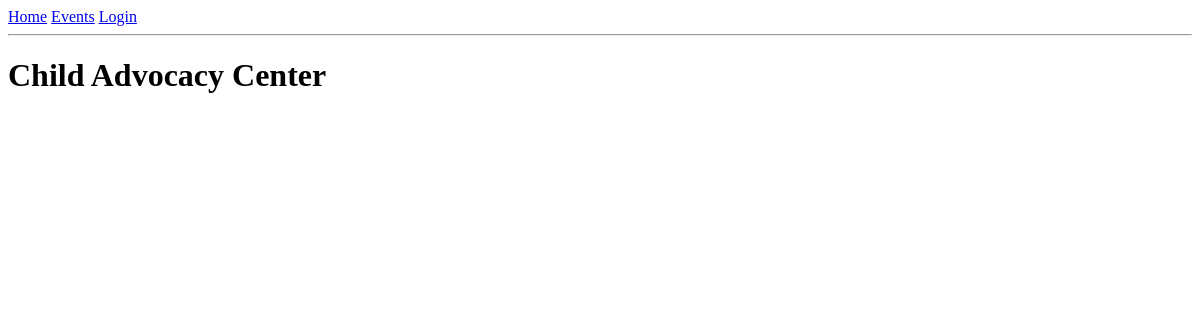
Before: /events with the older database file.
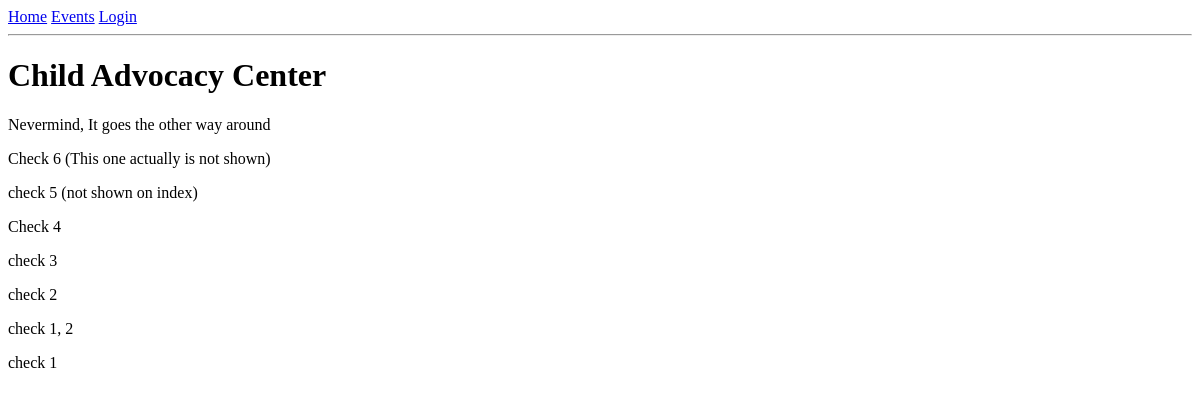
After: the same page with the newer database file.
### app/models.py (models this page shows, shortened)
class Post(db.Model):
    id = db.Column(db.Integer, primary_key=True)
    body = db.Column(db.String(140))
    timestamp = db.Column(db.DateTime, index=True, default=datetime.utcnow)
    user_id = db.Column(db.Integer, db.ForeignKey('user.id'))

### app/routes.py (the view)
@app.route('/events')
def events():
    posts = Post.query.order_by(Post.timestamp.desc()).all()
    return render_template('events.html', title='Events', posts=posts)

### app/templates/events.html
{% extends "base.html" %}
{% block content %}
    <h1> Child Advocacy Center </h1>
    {% for post in posts %}
      <div>
        <p> {{ post.body }} </p>
      </div>
    {% endfor %}
{% endblock %}

Changed rows visible on the page:
added Post: body "Nevermind, It goes the other way around"
added Post: body "Check 6 (This one actually is not shown)"
added Post: body "check 5 (not shown on index)"
added Post: body "Check 4"
added Post: body "check 3"
added Post: body "check 2"
added Post: body "check 1, 2"
added Post: body "check 1"
